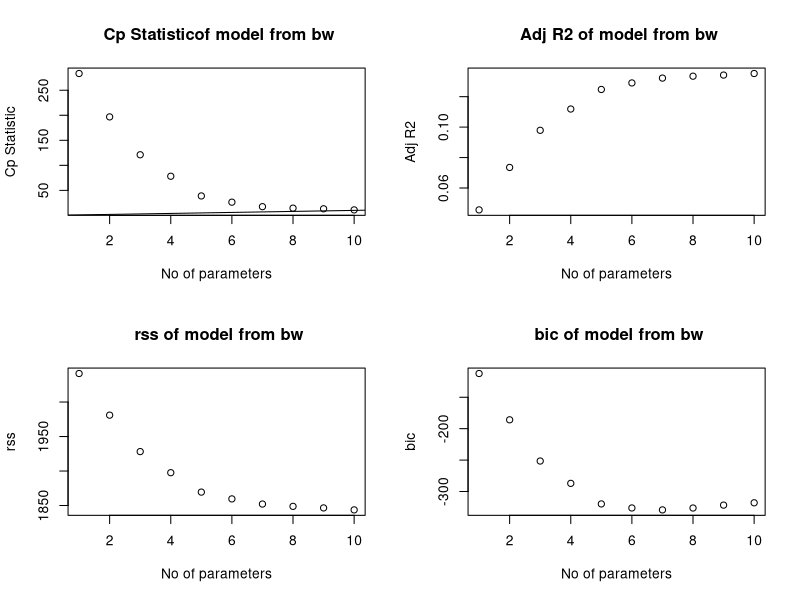
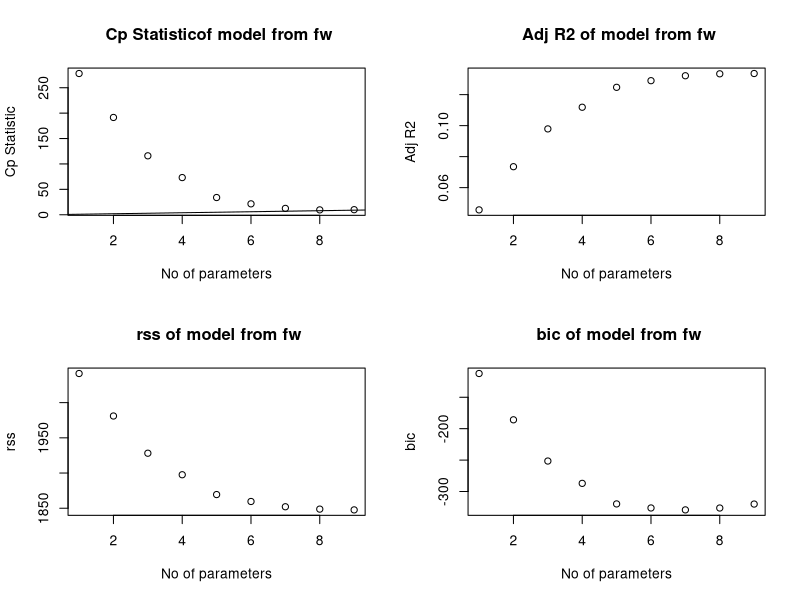

Write the R code that produced these figures, in order.
## ---- chunk 1
library(tidyverse)
library(leaps)

#load the data
data_bwd = read.csv("./data/cleaned_data_for_analyses.csv") %>% 
  select(-X, -postalcode,-facilityname,-facilityzip, -patientid, -visitid, -date) %>% 
  mutate(is30dayreadmit = as.factor(is30dayreadmit), icu_flag = as.factor(icu_flag))
str(data_bwd)

## ---- chunk 2
# using the selected variable from automatic method and go on using criterion-based method
attach(data_bwd)
model_bw <- lm(log_length_of_stay ~ is30dayreadmit + evisit + age 
                           + gender + maritalstatus + insurancetype
                           + heartrate_transformed + respirationrate_transformed 
                           + mean_arterial_pressure)
model_fw <- lm(log_length_of_stay ~ is30dayreadmit + evisit + age 
                           + race + insurancetype + heartrate_transformed 
                           + respirationrate_transformed + mean_arterial_pressure)

# for model yield from backward elimination method
criterion_bw <- regsubsets(log_length_of_stay ~ is30dayreadmit + evisit + age 
                           + gender + maritalstatus + insurancetype
                           + heartrate_transformed + respirationrate_transformed 
                           + mean_arterial_pressure, data=data_bwd, nvmax = 10)
res_bw<-summary(criterion_bw)
par(mfrow=c(2,2))
plot(1:10, res_bw$cp, xlab="No of parameters", ylab="Cp Statistic", main = " Cp Statisticof model from bw")
abline(0,1)
plot(1:10, res_bw$adjr2, xlab="No of parameters", ylab="Adj R2", main = " Adj R2 of model from bw" )
plot(1:10, res_bw$rss, xlab="No of parameters", ylab="rss", main = " rss of model from bw")
plot(1:10, res_bw$bic, xlab="No of parameters", ylab="bic",main = " bic of model from bw")

# for model yield from forward elimination method
criterion_fw <- regsubsets(log_length_of_stay ~ is30dayreadmit + evisit + age 
                           + race + insurancetype + heartrate_transformed 
                           + respirationrate_transformed + mean_arterial_pressure, data=data_bwd, nvmax = 9)
res_fw<-summary(criterion_fw)
par(mfrow=c(2,2))
plot(1:9, res_fw$cp, xlab="No of parameters", ylab="Cp Statistic", main = " Cp Statisticof model from fw")
abline(0,1)
plot(1:9, res_fw$adjr2, xlab="No of parameters", ylab="Adj R2", main = " Adj R2 of model from fw")
plot(1:9, res_fw$rss, xlab="No of parameters", ylab="rss", main = " rss of model from fw")
plot(1:9, res_fw$bic, xlab="No of parameters", ylab="bic", main = " bic of model from fw")
## ---- chunk 3
#using the function provided in class, using this way we can see the value for each criterion 
best <- function(model, ...) 
{
  subsets <- regsubsets(formula(model), model.frame(model), ..., nvmax = 10)
  subsets <- with(summary(subsets),
                  cbind(p = as.numeric(rownames(which)), which, rss, rsq, adjr2, cp, bic))
  
  return(subsets)
}  

# Select the 'best' 2 models of all subsets
round(best(model_bw, nbest = 2), 4)

## ---- chunk 4
AIC(model_bw)
AIC(model_fw)
BIC(model_bw)
BIC(model_fw)
